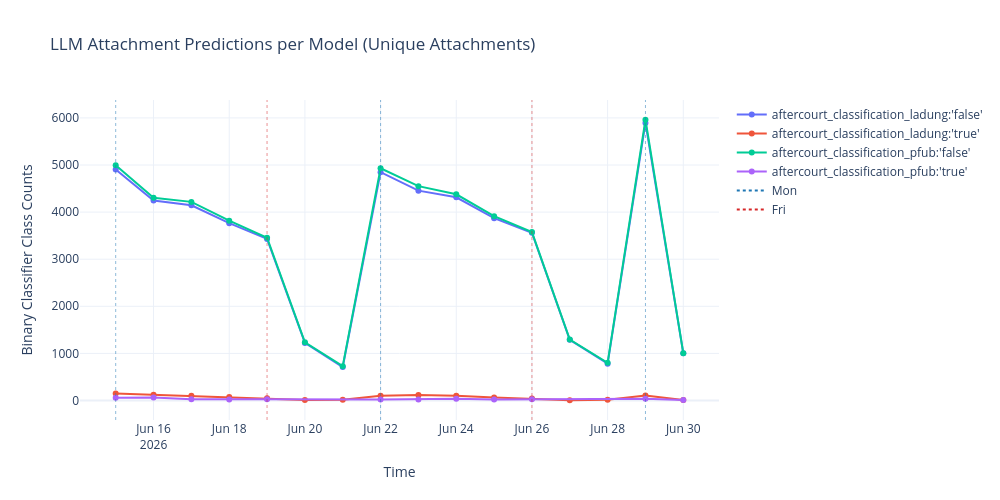

Notebook code cell kept with this figure:
### Code cell
plot_time_series(df, title="LLM Attachment Predictions per Model (Unique Attachments)", ylabel="Binary Classifier Class Counts")

### Figure 1 — Plotly figure (JSON) as saved in the notebook; plotly's stock layout.template omitted (floating-point values rounded to 4 significant figures)
{"data": [{"hovertemplate": "Metric=aftercourt_classification_ladung:'false'<br>Time=%{x}<br>Binary Classifier Class Counts=%{y}<extra></extra>", "legendgroup": "aftercourt_classification_ladung:'false'", "line": {"color": "#636efa", "dash": "solid"}, "marker": {"symbol": "circle"}, "mode": "lines+markers", "name": "aftercourt_classification_ladung:'false'", "orientation": "v", "showlegend": true, "type": "scatter", "x": ["2026-06-15T00:00:00.000000000", "2026-06-16T00:00:00.000000000", "2026-06-17T00:00:00.000000000", "2026-06-18T00:00:00.000000000", "2026-06-19T00:00:00.000000000", "2026-06-20T00:00:00.000000000", "2026-06-21T00:00:00.000000000", "2026-06-22T00:00:00.000000000", "2026-06-23T00:00:00.000000000", "2026-06-24T00:00:00.000000000", "2026-06-25T00:00:00.000000000", "2026-06-26T00:00:00.000000000", "2026-06-27T00:00:00.000000000", "2026-06-28T00:00:00.000000000", "2026-06-29T00:00:00.000000000", "2026-06-30T00:00:00.000000000"], "xaxis": "x", "y": [4904, 4244, 4145, 3765, 3431, 1222, 710, 4848, 4456, 4314, 3872, 3562, 1290, 782, 5894, 1003], "yaxis": "y"}, {"hovertemplate": "Metric=aftercourt_classification_ladung:'true'<br>Time=%{x}<br>Binary Classifier Class Counts=%{y}<extra></extra>", "legendgroup": "aftercourt_classification_ladung:'true'", "line": {"color": "#EF553B", "dash": "solid"}, "marker": {"symbol": "circle"}, "mode": "lines+markers", "name": "aftercourt_classification_ladung:'true'", "orientation": "v", "showlegend": true, "type": "scatter", "x": ["2026-06-15T00:00:00.000000000", "2026-06-16T00:00:00.000000000", "2026-06-17T00:00:00.000000000", "2026-06-18T00:00:00.000000000", "2026-06-19T00:00:00.000000000", "2026-06-20T00:00:00.000000000", "2026-06-21T00:00:00.000000000", "2026-06-22T00:00:00.000000000", "2026-06-23T00:00:00.000000000", "2026-06-24T00:00:00.000000000", "2026-06-25T00:00:00.000000000", "2026-06-26T00:00:00.000000000", "2026-06-27T00:00:00.000000000", "2026-06-28T00:00:00.000000000", "2026-06-29T00:00:00.000000000", "2026-06-30T00:00:00.000000000"], "xaxis": "x", "y": [150, 121, 100, 76, 49, 12, 18, 102, 116, 100, 62, 41, 5, 18, 106, 9], "yaxis": "y"}, {"hovertemplate": "Metric=aftercourt_classification_pfub:'false'<br>Time=%{x}<br>Binary Classifier Class Counts=%{y}<extra></extra>", "legendgroup": "aftercourt_classification_pfub:'false'", "line": {"color": "#00cc96", "dash": "solid"}, "marker": {"symbol": "circle"}, "mode": "lines+markers", "name": "aftercourt_classification_pfub:'false'", "orientation": "v", "showlegend": true, "type": "scatter", "x": ["2026-06-15T00:00:00.000000000", "2026-06-16T00:00:00.000000000", "2026-06-17T00:00:00.000000000", "2026-06-18T00:00:00.000000000", "2026-06-19T00:00:00.000000000", "2026-06-20T00:00:00.000000000", "2026-06-21T00:00:00.000000000", "2026-06-22T00:00:00.000000000", "2026-06-23T00:00:00.000000000", "2026-06-24T00:00:00.000000000", "2026-06-25T00:00:00.000000000", "2026-06-26T00:00:00.000000000", "2026-06-27T00:00:00.000000000", "2026-06-28T00:00:00.000000000", "2026-06-29T00:00:00.000000000", "2026-06-30T00:00:00.000000000"], "xaxis": "x", "y": [4995, 4303, 4217, 3819, 3456, 1234, 728, 4930, 4551, 4378, 3914, 3575, 1295, 800, 5961, 1004], "yaxis": "y"}, {"hovertemplate": "Metric=aftercourt_classification_pfub:'true'<br>Time=%{x}<br>Binary Classifier Class Counts=%{y}<extra></extra>", "legendgroup": "aftercourt_classification_pfub:'true'", "line": {"color": "#ab63fa", "dash": "solid"}, "marker": {"symbol": "circle"}, "mode": "lines+markers", "name": "aftercourt_classification_pfub:'true'", "orientation": "v", "showlegend": true, "type": "scatter", "x": ["2026-06-15T00:00:00.000000000", "2026-06-16T00:00:00.000000000", "2026-06-17T00:00:00.000000000", "2026-06-18T00:00:00.000000000", "2026-06-19T00:00:00.000000000", "2026-06-22T00:00:00.000000000", "2026-06-23T00:00:00.000000000", "2026-06-24T00:00:00.000000000", "2026-06-25T00:00:00.000000000", "2026-06-26T00:00:00.000000000", "2026-06-29T00:00:00.000000000", "2026-06-30T00:00:00.000000000"], "xaxis": "x", "y": [59, 62, 28, 22, 24, 20, 21, 36, 20, 28, 39, 8], "yaxis": "y"}, {"hoverinfo": "skip", "line": {"color": "#1f77b4", "dash": "dot"}, "mode": "lines", "name": "Mon", "showlegend": true, "type": "scatter", "x": ["2026-06-15T00:00:00"], "y": [null]}, {"hoverinfo": "skip", "line": {"color": "#d62728", "dash": "dot"}, "mode": "lines", "name": "Fri", "showlegend": true, "type": "scatter", "x": ["2026-06-19T00:00:00"], "y": [null]}], "layout": {"height": 500, "hovermode": "x unified", "legend": {"title": {"text": ""}, "tracegroupgap": 0}, "shapes": [{"line": {"color": "#1f77b4", "dash": "dot", "width": 1}, "opacity": 0.5, "type": "line", "x0": "2026-06-15T00:00:00", "x1": "2026-06-15T00:00:00", "xref": "x", "y0": 0, "y1": 1, "yref": "y domain"}, {"line": {"color": "#d62728", "dash": "dot", "width": 1}, "opacity": 0.5, "type": "line", "x0": "2026-06-19T00:00:00", "x1": "2026-06-19T00:00:00", "xref": "x", "y0": 0, "y1": 1, "yref": "y domain"}, {"line": {"color": "#1f77b4", "dash": "dot", "width": 1}, "opacity": 0.5, "type": "line", "x0": "2026-06-22T00:00:00", "x1": "2026-06-22T00:00:00", "xref": "x", "y0": 0, "y1": 1, "yref": "y domain"}, {"line": {"color": "#d62728", "dash": "dot", "width": 1}, "opacity": 0.5, "type": "line", "x0": "2026-06-26T00:00:00", "x1": "2026-06-26T00:00:00", "xref": "x", "y0": 0, "y1": 1, "yref": "y domain"}, {"line": {"color": "#1f77b4", "dash": "dot", "width": 1}, "opacity": 0.5, "type": "line", "x0": "2026-06-29T00:00:00", "x1": "2026-06-29T00:00:00", "xref": "x", "y0": 0, "y1": 1, "yref": "y domain"}], "title": {"text": "LLM Attachment Predictions per Model (Unique Attachments)"}, "width": 1000, "xaxis": {"anchor": "y", "domain": [0, 1], "title": {"text": "Time"}}, "yaxis": {"anchor": "x", "domain": [0, 1], "title": {"text": "Binary Classifier Class Counts"}}}}
